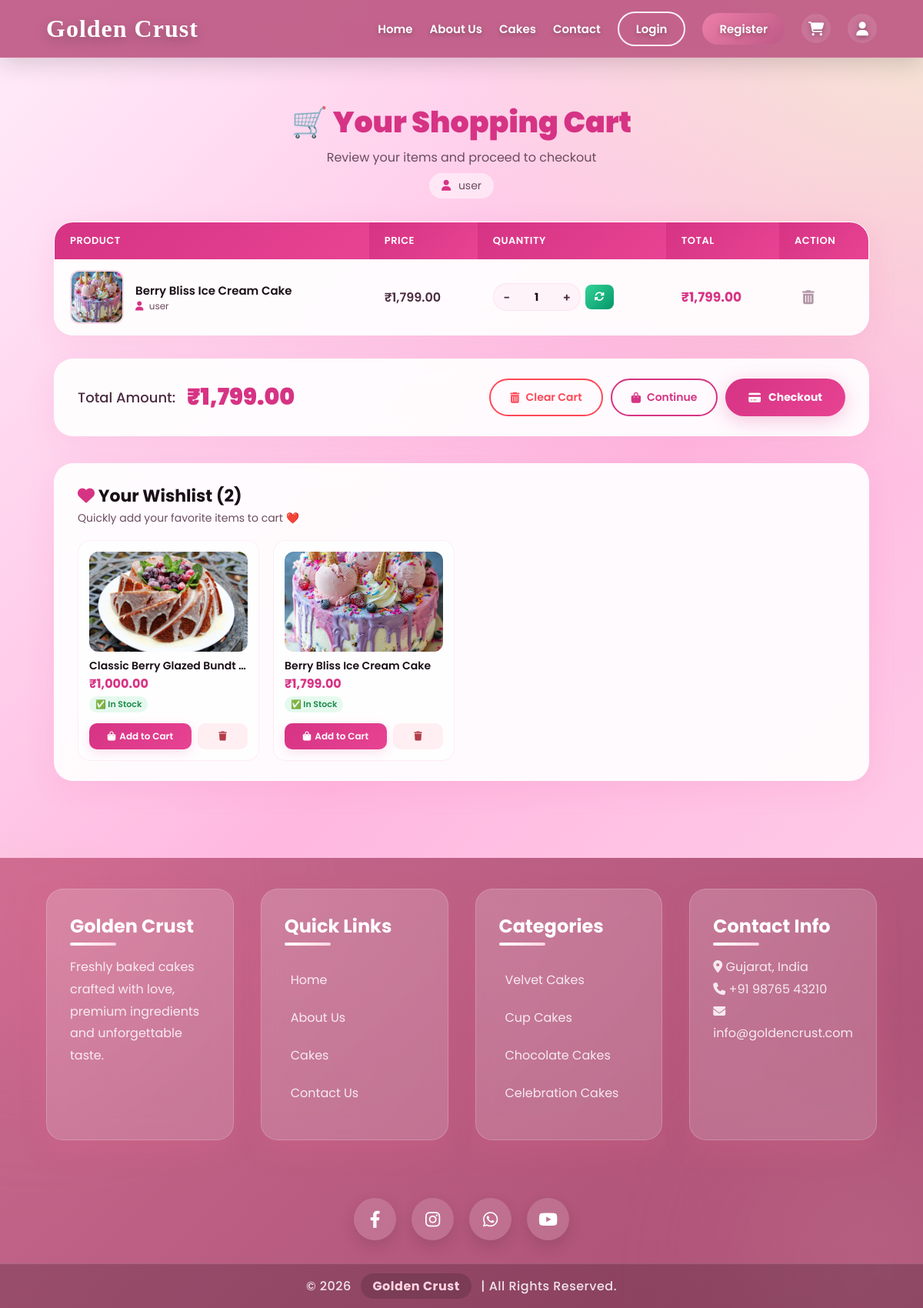
Before: /cart.php (signed in) with the older database file.
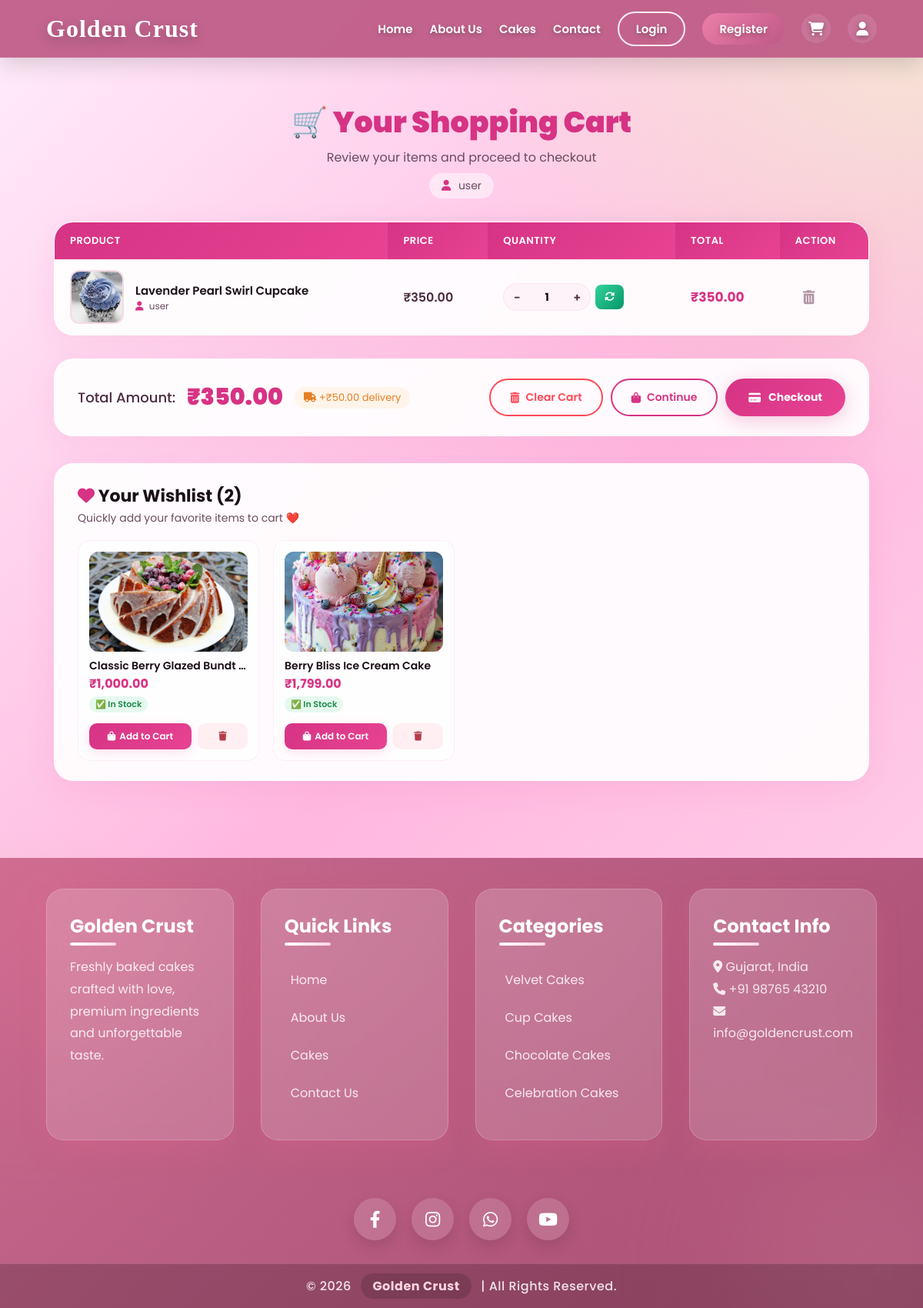
After: the same page with the newer database file.
### tables this page shows
CREATE TABLE `cart` (
  `id` int(11) NOT NULL,
  `user_id` int(11) NOT NULL,
  `product_id` int(11) NOT NULL,
  `itemname` varchar(255) NOT NULL,
  `price` decimal(10,2) NOT NULL,
  `quantity` int(11) NOT NULL DEFAULT 1,
  `total` decimal(10,2) NOT NULL,
  `img` varchar(255) DEFAULT NULL,
  `username` varchar(100) NOT NULL,
  `created_at` timestamp NOT NULL DEFAULT current_timestamp()
);

CREATE TABLE `wishlist` (
  `id` int(11) NOT NULL,
  `user_id` int(11) NOT NULL,
  `product_id` int(11) NOT NULL,
  `added_date` datetime DEFAULT current_timestamp()
);

CREATE TABLE `cakes` (
  `id` int(11) NOT NULL,
  `itemname` varchar(255) NOT NULL,
  `categories` enum('Chocolate','Fruit','Bundt','Velvet','Celebration','Ice Cream','Cupcake','Roll','Pastry') NOT NULL,
  `price` decimal(10,2) NOT NULL,
  `img` varchar(255) DEFAULT NULL,
  `description` text DEFAULT NULL,
  `stock` int(11) NOT NULL DEFAULT 0,
  `created_at` timestamp NOT NULL DEFAULT current_timestamp()
);

### cart.php (the view, shortened to what the changed rows need)
<?php
$conn = mysqli_connect("localhost","root","","golden_crust");
$user_id = $_SESSION['user_id'] ?? 0;
$query = "SELECT * FROM cart WHERE user_id = '$user_id' ORDER BY created_at DESC";
$result = mysqli_query($conn, $query);
$grand_total = 0;
$cart_items = [];
while($row = mysqli_fetch_assoc($result)){
    $cart_items[] = $row;
    $grand_total += $row['total'];
}
$delivery_charge = ($grand_total > 0 && $grand_total < 500) ? 50 : 0;
$wishlist_items = [];
$wishlist_query = "
    SELECT w.*, c.itemname, c.price, c.img, c.description, c.stock
    FROM wishlist w
    JOIN cakes c ON w.product_id = c.id
    WHERE w.user_id = '$user_id'
    ORDER BY w.added_date DESC
";
$wishlist_result = mysqli_query($conn, $wishlist_query);
while($row = mysqli_fetch_assoc($wishlist_result)){
    $wishlist_items[] = $row;
}
$wishlist_count = count($wishlist_items);
?>
<!DOCTYPE html>
<html>
<head>
    <link rel="stylesheet" href="https://cdnjs.cloudflare.com/ajax/libs/font-awesome/6.4.0/css/all.min.css">
         <link rel="stylesheet" href="css/style.css">
    <link rel="stylesheet" href="css/cart.css">
</head>
<body>
<div class="cart-container">
    <div class="cart-header">
        <h1>🛒 Your Shopping Cart</h1>
    </div>
    <?php if(count($cart_items) > 0): ?>
        <div class="cart-table">
            <table>
                <thead>
                    <tr>
                        <th>Product</th>
                        <th>Price</th>
                        <th>Quantity</th>
                        <th>Total</th>
                        <th>Action</th>
                    </tr>
                </thead>
                <tbody>
                    <?php foreach($cart_items as $item): ?>
                    <tr>
                        <td>
                            <div class="product-info">
                                <?php if(!empty($item['img'])): ?>
                                    <img src="admin/uploads/<?php echo $item['img']; ?>" alt="<?php echo htmlspecialchars($item['itemname']); ?>">
                                <?php else: ?>
                                    <div class="no-img">
                                        <i class="fas fa-cake"></i>
                                    </div>
                                <?php endif; ?>
                                <div class="details">
                                    <div class="name"><?php echo htmlspecialchars($item['itemname']); ?></div>
                                    <div class="username">
                                        <i class="fas fa-user"></i> <?php echo htmlspecialchars($item['username']); ?>
                                    </div>
                                </div>
                            </div>
                        </td>
                        <td class="item-price">₹<?php echo number_format($item['price'], 2); ?></td>
                        <td>
                            <form method="POST" style="display: flex; align-items: center; gap: 6px;">
                                <div class="qty-control">
                                    <button type="button" onclick="changeQty(this, -1)">−</button>
                                    <input type="number" name="qty" value="<?php echo $item['quantity']; ?>" min="1">
                                    <button type="button" onclick="changeQty(this, 1)">+</button>
                                </div>
                                <button type="submit" name="update_cart" class="update-btn">
                                    <i class="fas fa-sync-alt"></i>
                                </button>
                            </form>
                        </td>
                        <td class="item-total">₹<?php echo number_format($item['total'], 2); ?></td>
                        <td>
                            <a href="?remove=<?php echo $item['id']; ?>" class="remove-btn" onclick="return confirm('Remove this item from cart?')">
                                <i class="fas fa-trash-alt"></i>
                            </a>
                        </td>
                    </tr>
                    <?php endforeach; ?>
                </tbody>
            </table>
        </div>
        <div class="cart-summary">
            <div class="left">
                <span class="total-label">Total Amount:</span>
                <span class="total-amount">₹<?php echo number_format($grand_total, 2); ?></span>
                <?php if($delivery_charge > 0): ?>
                    <span style="font-size: 13px; color: #e67e22; background: rgba(255,165,0,0.08); padding: 4px 12px; border-radius: 20px;">
                        <i class="fas fa-truck"></i> +₹<?php echo number_format($delivery_charge, 2); ?> delivery
                    </span>
                <?php endif; ?>
            </div>
            <div class="right">
                <a href="?clear=1" class="btn-danger" onclick="return confirm('Clear all items from cart?')">
                    <i class="fas fa-trash-alt"></i> Clear Cart
                </a>
                <a href="cakes.php" class="btn-secondary">
                    <i class="fas fa-shopping-bag"></i> Continue
                </a>
                <a href="checkout.php" class="btn-primary">
                    <i class="fas fa-credit-card"></i> Checkout
                </a>
            </div>
        </div>
    <?php endif; ?>
    <?php if(!empty($wishlist_items)): ?>
    <div class="wishlist-section">
        <h2><i class="fas fa-heart"></i> Your Wishlist (<?php echo $wishlist_count; ?>)</h2>
        <div class="wishlist-grid">
            <?php foreach($wishlist_items as $item):
                $stock = (int)$item['stock'];
                $price = number_format((float)$item['price'], 2);
                $img = !empty($item['img']) ? 'admin/uploads/' . htmlspecialchars($item['img']) : '';
            ?>
                <div class="wishlist-item" data-product-id="<?php echo $item['product_id']; ?>">
                    <?php if(!empty($img) && file_exists($img)): ?>
                        <img src="<?php echo $img; ?>" alt="<?php echo htmlspecialchars($item['itemname']); ?>">
                    <?php else: ?>
                        <div class="wishlist-no-img">
                            <i class="fas fa-cake"></i>
                        </div>
                    <?php endif; ?>
                    <div class="wishlist-info">
                        <div class="w-name"><?php echo htmlspecialchars($item['itemname']); ?></div>
                        <div class="w-price">₹<?php echo $price; ?></div>
                        <div class="w-stock <?php echo $stock > 0 ? 'in-stock' : 'out-stock'; ?>">
                            <?php echo $stock > 0 ? '✅ In Stock' : '❌ Out of Stock'; ?>
                        </div>
                    </div>
                    <div class="w-actions">
                        <?php if($stock > 0): ?>
                            <a href="?add_from_wishlist=<?php echo $item['product_id']; ?>&qty=1" class="w-btn w-btn-add" onclick="return confirm('Add this item to cart?')">
                                <i class="fas fa-shopping-bag"></i> Add to Cart
                            </a>
                        <?php else: ?>
                            <span class="w-btn w-btn-out" style="cursor:not-allowed;opacity:0.6;">
                                <i class="fas fa-ban"></i> Out of Stock
                            </span>
                        <?php endif; ?>
                        <a href="?remove_wishlist=<?php echo $item['product_id']; ?>" class="w-btn w-btn-remove" onclick="return confirm('Remove from wishlist?')">
                            <i class="fas fa-trash"></i>
                        </a>
                    </div>
                </div>
            <?php endforeach; ?>
        </div>
    </div>
    <?php endif; ?>
</div>
</body>
</html>
<?php include 'includes/footer.php'; ?>

Changed rows visible on the page:
removed cart: img (picture), itemname "Berry Bliss Ice Cream Cake", username "user", price "1,799.00", qty "1", total "1,799.00"
added cart: img (picture), itemname "Lavender Pearl Swirl Cupcake", username "user", price "350.00", qty "1", total "350.00"
Other visible differences:
$grand_total: "1,799.00" → "350.00"
$delivery_charge: (not shown) → "50.00"
text now shown: "+₹ delivery"
